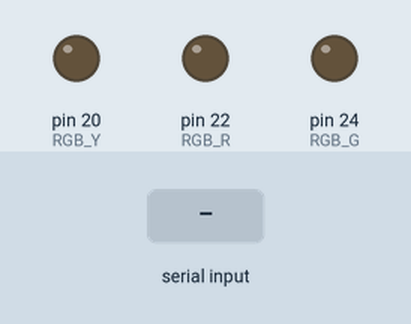
The sketch below on a simulated Arduino Mega 2560, built with avr-gcc and run on an emulated ATmega2560. Shown: output pins drawn as LEDs (lit = HIGH). Inputs (shaded band) come from the test bench. What the sketch prints to the serial monitor is not drawn.

Above: at 1.2 s.
1.3 s: "90,45\n" received over Serial
At 2.6 s:
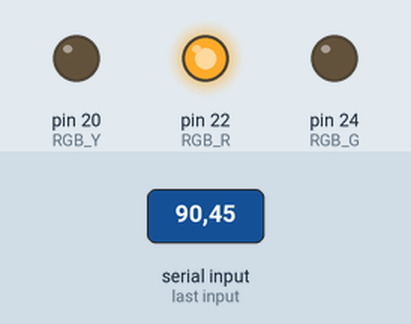
3.0 s: "2\n" received over Serial
At 4.2 s:
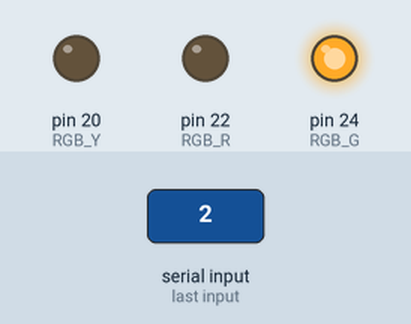
4.5 s: "3\n" received over Serial
At 5.7 s:
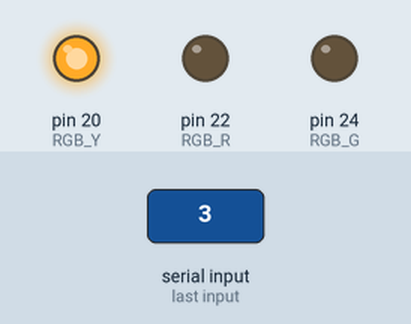
6.0 s: "30,150\n" received over Serial
At 7.2 s:
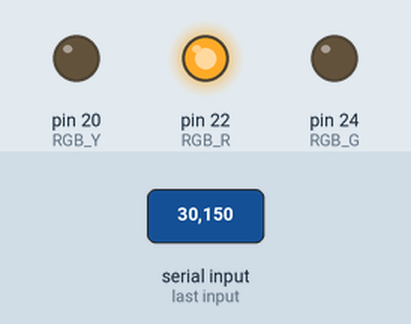
7.5 s: "0\n" received over Serial
At 8.7 s:
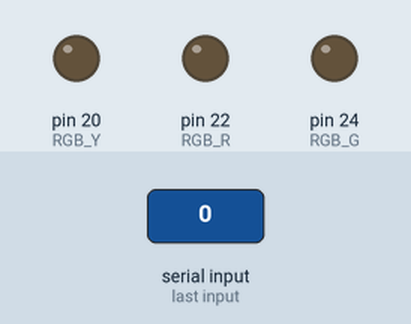
Timing chart, 0 to 10.0 s (numbered marks = the images above; inputs shaded):
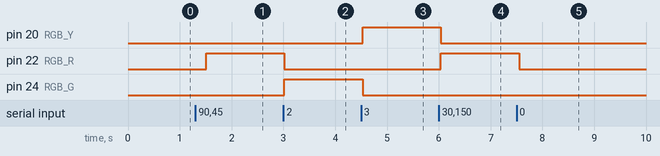

Measured:
- after the input at 1.3 s, pin 22 (RGB_R): LOW → HIGH after 0.21 s
- after the input at 3.0 s, pin 22 (RGB_R): HIGH → LOW at once; pin 24 (RGB_G): LOW → HIGH at once
- after the input at 4.5 s, pin 20 (RGB_Y): LOW → HIGH at once; pin 24 (RGB_G): HIGH → LOW at once
- after the input at 6.0 s, pin 20 (RGB_Y): HIGH → LOW at once; pin 22 (RGB_R): LOW → HIGH at once
- after the input at 7.5 s, pin 22 (RGB_R): HIGH → LOW after 0.05 s

The sketch:

arduino.ino
```cpp
// BEGIN CONSTANTS
//// RGB led
#define RGB_R 22
#define RGB_Y 20
#define RGB_G 24 // next to longest 5V pin alone

//// Power button
#define POWER_SWITCH 28

// END CONSTANTS

String msg;

void setup() {
  Serial.begin(9600);

  pinMode(RGB_R, OUTPUT);
  pinMode(RGB_G, OUTPUT);
  pinMode(RGB_Y, OUTPUT);

  pinMode(POWER_SWITCH, INPUT_PULLUP);
}

void loop() {
  readSerialPort();

  if (msg != "") {
    rgbLight(msg.toInt());
    sendData(msg.toInt());
  }
  delay(500);
}

void readSerialPort() {
  msg = "";
  if (Serial.available()) {
    delay(10);
    while (Serial.available() > 0) {
      msg += (char)Serial.read();
    }
    Serial.flush();
  }
}

void sendData(int color) {
  Serial.print("Color changed to : ");
  Serial.print(color);
}

void rgbLight(int color) {
  switch(color) {
    case 0: // OFF
      digitalWrite(RGB_R, LOW);
      digitalWrite(RGB_G, LOW);
      digitalWrite(RGB_Y, LOW);
      break;
    case 1: // RED
      digitalWrite(RGB_R, HIGH);
      digitalWrite(RGB_G, LOW);
      digitalWrite(RGB_Y, LOW);
      break;
    case 2: // GREEN
      digitalWrite(RGB_R, LOW);
      digitalWrite(RGB_G, HIGH);
      digitalWrite(RGB_Y, LOW);
      break;
    case 3: // YELLOW
      digitalWrite(RGB_R, LOW);
      digitalWrite(RGB_G, LOW);
      digitalWrite(RGB_Y, HIGH);
      break;
    default:
      digitalWrite(RGB_R, HIGH);
      digitalWrite(RGB_G, LOW);
      digitalWrite(RGB_Y, LOW);
      break;
  }
}


void powerButton() {
  int btnState = digitalRead(POWER_SWITCH);
  Serial.println(btnState);
  if(btnState == HIGH) { //OFF
    digitalWrite(LED_BUILTIN, LOW);
  }
  else { //ON
    digitalWrite(LED_BUILTIN, HIGH);
  }
  delay(250);
}
```
